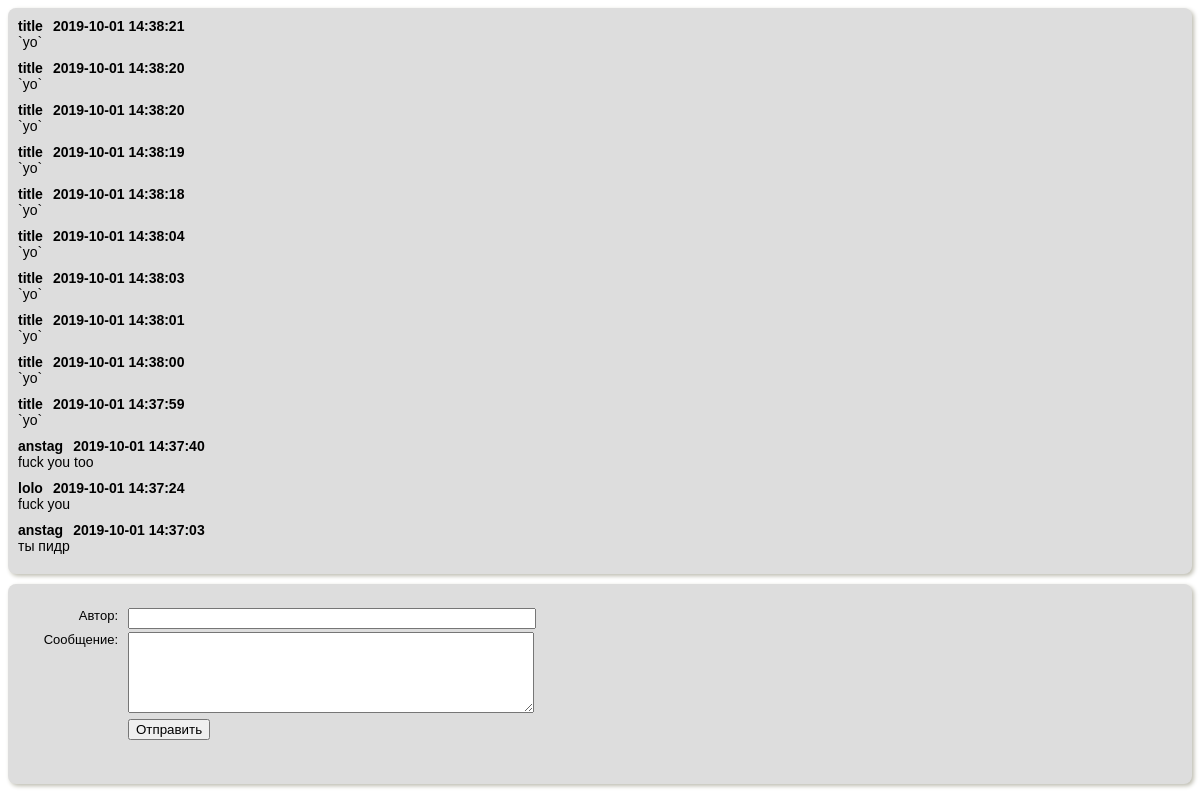
The page /Books/php7/51_chapter/comments.php on the database its author committed.
### tables this page shows
CREATE TABLE `comments` (
  `id` int(11) NOT NULL,
  `nickname` tinytext NOT NULL,
  `content` text NOT NULL,
  `created_at` datetime NOT NULL,
  `is_visible` tinyint(1) NOT NULL DEFAULT '1'
);

### Books/php7/51_chapter/addcom.php (the view, shortened to what this page needs)
<?php
require_once("connect.php");
try {
    $query = "SELECT * FROM comments WHERE is_visible = 1 ORDER BY created_at DESC";
    $com = $pdo->query($query);
    while ($comments = $com->fetch()) {
        $comments['nickname'] = htmlspecialchars($comments['nickname']);
        $comments['content'] = nl2br(htmlspecialchars($comments['content']));
        echo "<div>" .
            "<span class='author'>{$comments['nickname']}</span>" .
            "<span class='date'>{$comments['created_at']}</span>" .
            "<span class='content'>{$comments['content']}</span>" .
            "</div>";
    }
} catch (PDOException $e) {
    echo "Ошибка выполнения запроса: " . $e->getMessage();
}

### Books/php7/51_chapter/comments.php (shortened to what this page needs)
<!DOCTYPE html>
<html lang='ru'>
<head>
    <link rel="stylesheet" type="text/css" href="comments.css"/>
</head>
<body>
<div id='info'>
    <?php
    require_once("addcom.php");
    ?>
</div>
<div id='form'>
    <p>
        <span class='ttl'>Автор:</span>
        <span class='fld'>
            <input id='nickname' type='text'/>
        </span>
    </p>
    <p>
        <span class='ttl'>Сообщение:</span>
        <span class='fld'>
            <textarea rows='5' id='content' type='text'></textarea>
        </span>
    </p>
    <p>
        <span class='ttl'>&nbsp;</span>
        <span class='fld'>
            <input id='submit-id' type='submit' value='Отправить'/>
        </span>
    </p>
</div>
</body>
</html>

### Books/php7/51_chapter/comments.css (style rules this page uses)
body { font-family: Arial, sans-serif; font-size: 14px; }
#form { padding: 10px; background: #ddd; border-radius: 8px; box-shadow: 2px 2px 4px #bdbcb0; margin: 10px 0 10px 0; }
#info { padding: 10px; background: #ddd; border-radius: 8px; box-shadow: 2px 2px 4px #bdbcb0; }
#form { height: 180px; }
#form p { display: relative; clear: both; }
p .ttl { width: 100px; float: left; text-align: right; }
p .ttl { font-family: Verdana, sans-serif; font-size: 13px; }
.fld { float: left; margin-bottom: 3px; padding-left: 10px; }
#nickname, #content { width: 400px; }
.author, .date { font-weight: bold; }
.date { padding-left: 10px; }
.content { display: block; padding-bottom: 10px; }

### rows shown on the page
comments: nickname "title", created_at "2019-10-01 14:38:21", content "`yo`"
comments: nickname "title", created_at "2019-10-01 14:38:20", content "`yo`"
comments: nickname "title", created_at "2019-10-01 14:38:20", content "`yo`"
comments: nickname "title", created_at "2019-10-01 14:38:19", content "`yo`"
comments: nickname "title", created_at "2019-10-01 14:38:18", content "`yo`"
comments: nickname "title", created_at "2019-10-01 14:38:04", content "`yo`"
comments: nickname "title", created_at "2019-10-01 14:38:03", content "`yo`"
comments: nickname "title", created_at "2019-10-01 14:38:01", content "`yo`"
comments: nickname "title", created_at "2019-10-01 14:38:00", content "`yo`"
comments: nickname "title", created_at "2019-10-01 14:37:59", content "`yo`"
comments: nickname "anstag", created_at "2019-10-01 14:37:40", content "fuck you too"
comments: nickname "lolo", created_at "2019-10-01 14:37:24", content "fuck you"
comments: nickname "anstag", created_at "2019-10-01 14:37:03", content "ты пидр"
